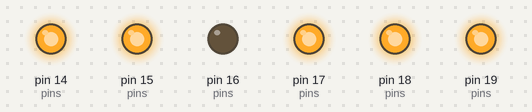
Recording of a sketch running on a simulated Arduino Uno, built with avr-gcc and run on an emulated ATmega328P. On the bench: output pins drawn as LEDs (lit = HIGH).

Above: at 0.7 s.
At 2.7 s:
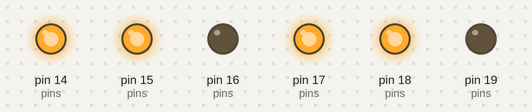
At 4.2 s:
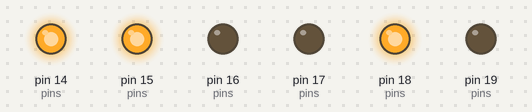
Timing chart, 0 to 5.2 s (numbered marks = the images above):
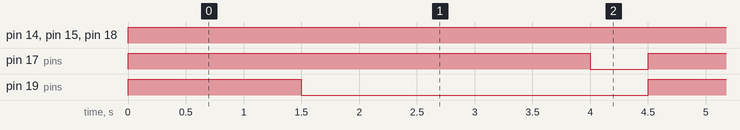

Measured:
- by itself, pin 14 (pins), pin 15 (pins), pin 18 (pins): LOW → HIGH at 0.00 s
- by itself, pin 17 (pins): alternates HIGH for 4.0 s and LOW for 0.50 s
- by itself, pin 19 (pins): alternates HIGH for 1.5 s and LOW for 3.0 s

The sketch:

comprobacionLEDsMatrix.ino
```cpp
byte colPins[3] = {5,4,3}; // insert the pins connected to columns of the keypad
byte rowPins[4] = {9,8,7,6}; // insert the pins connected to rows of the keypad

int pins[17]= {-1, 22, 24, 26, 28, 30, 32, 34, 36, 21, 20, 19, 18, 17, 16, 15, 14};// insert the pins conected to Led matrix (the first pin is fictitious and it is used to start the array with index 1)
int cols[8] = {pins[13], pins[3], pins[4], pins[10], pins[06], pins[11], pins[15], pins[16]}; //insert columns of the Led matrix
int rows[8] = {pins[9], pins[14], pins[8], pins[12], pins[1], pins[7], pins[2], pins[5]};//insert rows of the Led matrix
/*Function to turn off all leds*/
void AllLedOFF()
{//the diodes are polarized inverse (anodes to ground and cathodes to 5V)n
  for (int i = 1; i <= 8; i++)
  {
        digitalWrite(cols[i - 1], HIGH);
        digitalWrite(rows[i - 1], LOW);
  }
}
/*Function to turn on a led on row r and column c*/
void LedON(int r, int c)
{
  digitalWrite(cols[c - 1], LOW);
  digitalWrite(rows[r - 1], HIGH);
  //AllLedOFF();
}
/*Function to turn on the column c*/
void columnON(int c)
{
   for (int r=1; r<=8; r++)
       digitalWrite(rows[r - 1], HIGH);
   digitalWrite(cols[c-1], LOW);
  // AllLedOFF();
}
/*Print zero*/
void zero(){
    for (int i=3; i<7; i++){
         LedON(1,i);
         LedON(8,i);}
   LedON(2,4);
   LedON(2,5);
   LedON(7,4);
   LedON(7,5);
   for (int i=1; i<7; i++)
        digitalWrite(rows[i],HIGH);
   digitalWrite(cols[1],LOW);
   digitalWrite(cols[2],LOW);
   digitalWrite(cols[5],LOW);
   digitalWrite(cols[6],LOW);
}
/*Print one*/
void one(){
  columnON(4);
  columnON(5);
  LedON(2,3);
  for(int i=3;i<7;i++){
      LedON(7,i);
      LedON(8,i);}
}
/*Print two*/
void two(){
 for(int i=3; i<7; i++)
     LedON(1,i);
 LedON(3,2);
 LedON(3,3);
 LedON(4,7);
 for(int i=3; i<7; i++)
     LedON(i,10-i);
 for(int i=3; i<7; i++)
     LedON(i,9-i);
 for (int i=1; i<7; i++)
     digitalWrite(cols[i],LOW);
 digitalWrite(rows[1],HIGH);
 digitalWrite(rows[6],HIGH);
 digitalWrite(rows[7],HIGH);
}
/*Print three*/
void three(){
  for(int i=3;i<7;i++)
      LedON(i,6);
  for(int i=2;i<5;i++)
      LedON(i,7);
  LedON(6,7);
  LedON(7,7);
  LedON(2,2);
  LedON(3,2);
  LedON(6,2);
  LedON(7,2);
  LedON(3,3);
  LedON(6,3);
  LedON(4,5);
  LedON(5,5);
  for(int i=2; i<6; i++)
      digitalWrite(cols[i],LOW);
  digitalWrite(rows[0],HIGH);
  digitalWrite(rows[1],HIGH);
  digitalWrite(rows[6],HIGH);
  digitalWrite(rows[7],HIGH);
}
/*Print four*/
void four(){
  for(int i=3;i<9;i++){
      LedON(6,i);
      LedON(7,i);}
  columnON(6);
  columnON(7);
  for(int i=2;i<6;i++){
      LedON(6-i,i);
      LedON(7-i,i);
      LedON(8-i,i);}
}
/*Print five*/
void five(){
  LedON(6,2);
  for(int i=2;i<8;i++){
      LedON(1,i);
      LedON(2,i);
      LedON(7,i);}
  for(int i=5;i<9;i++){
      LedON(i,6);
      LedON(i,7);}
  for(int i=3;i<8;i++){
      LedON(8,i);}
  for(int i=4;i<7;i++){
      LedON(4,i);
      LedON(5,i);}
  for(int i=2;i<4;i++){
      LedON(3,i);
      LedON(4,i);}
}
/*Print six*/
void six(){
  for(int i=3;i<8;i++){
      LedON(1,i);
      LedON(2,i);}
  for(int i=2;i<7;i++){
      LedON(4,i);
      LedON(5,i);}
  for(int i=3;i<7;i++){
      LedON(7,i);
      LedON(8,i);}
  for(int i=2;i<8;i++){
      LedON(i,2);
      LedON(i,3);}
  for(int i=5;i<8;i++){
      LedON(i,6);
      LedON(i,7);}
}
/*Print seven*/
void seven(){
  LedON(3,6);
  LedON(3,7);
  LedON(8,2);
  LedON(8,3);
  for(int i=2;i<8;i++){
      LedON(1,i);
      LedON(2,i);}
  for(int i=4;i<8;i++){
      LedON(i,9-i);
      LedON(i,10-i);
      LedON(i,11-i);}
}
/*Print eight*/
void eight(){
   for(int i=3;i<7;i++){
       LedON(1,i);
       LedON(2,i);
       LedON(4,i);
       LedON(7,i);
       LedON(8,i);}
   for(int i=2;i<4;i++){
       LedON(2,i);
       LedON(3,i);
       LedON(5,i);
       LedON(6,i);
       LedON(7,i);}
   for(int i=6;i<8;i++){
       LedON(2,i);
       LedON(3,i);
       LedON(5,i);
       LedON(6,i);
       LedON(7,i);}
}
/*Print nine*/
void nine(){
   LedON(7,2);
   for(int i=3;i<7;i++){
       LedON(1,i);
       LedON(2,i);
       LedON(4,i);
       LedON(5,i);
       LedON(7,i);
       LedON(8,i);}
  for(int i=2;i<4;i++){
      LedON(i,2);
      LedON(i,3);}
  for(int i=2;i<8;i++){
      LedON(i,6);
      LedON(i,7);}
}
/*setup*/
void setup()
{
  for (int i = 1; i <= 16; i++)
        pinMode(pins[i], OUTPUT);//define the pins of matrix as output
}
void loop()
{
 AllLedOFF();
    LedON(4,3);
    delay(500);
    LedON(4,4);
    delay(500);
    LedON(4,5);
    delay(500);
    LedON(4,6);
    delay(500);
    LedON(5,3);
    delay(500);
    LedON(5,4);
    delay(500);
    LedON(5,5);
    delay(500);
    LedON(5,6);
    delay(500);
    LedON(1,1);
    delay(500);


}
```
